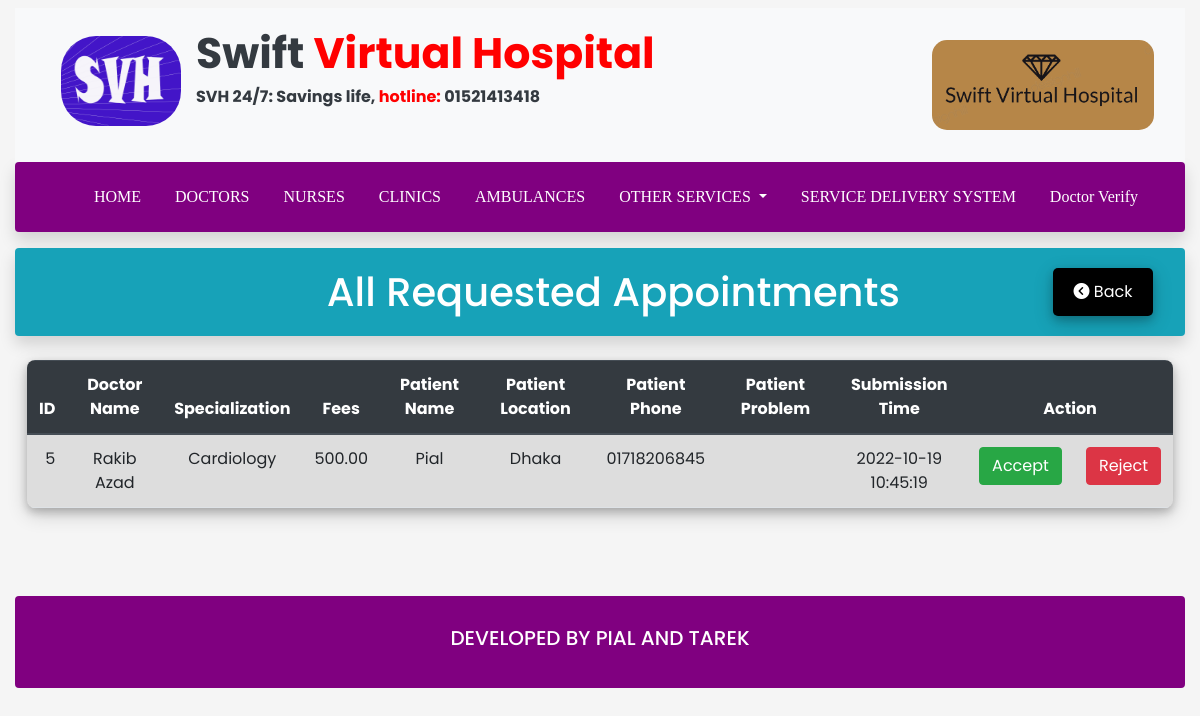
The page /sds/serviceManage/requestedAppointments.php on the database as committed earlier.
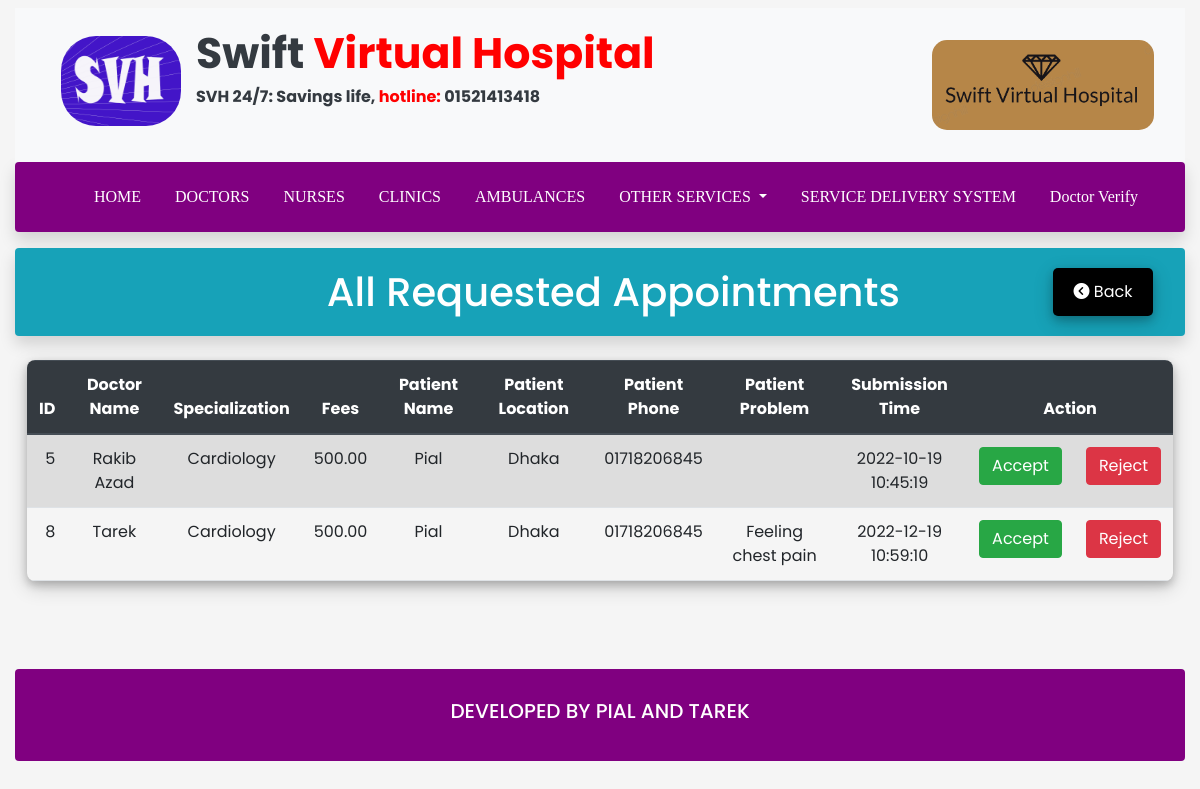
The same page on the database as committed later.
### tables this page shows
CREATE TABLE `appointmentrequest` (
  `appointmentrequest_id` int(11) NOT NULL,
  `clinicid` int(11) NOT NULL,
  `doctorid` int(11) NOT NULL,
  `userid` int(11) NOT NULL,
  `symptom` varchar(50) NOT NULL,
  `problem` longtext NOT NULL,
  `time` datetime NOT NULL,
  `appointmenttime` datetime NOT NULL DEFAULT current_timestamp(),
  `status` varchar(50) NOT NULL DEFAULT 'pending',
  `finished` varchar(5) NOT NULL DEFAULT 'no'
);

CREATE TABLE `doctor` (
  `id` int(11) NOT NULL,
  `name` varchar(50) NOT NULL,
  `bmdcreg` int(11) NOT NULL,
  `phoneNumber` varchar(20) NOT NULL,
  `dob` date NOT NULL,
  `gender` varchar(20) NOT NULL,
  `specialization` varchar(50) NOT NULL,
  `designation` varchar(50) NOT NULL,
  `fees` double NOT NULL,
  `location` varchar(20) NOT NULL,
  `verified` varchar(5) NOT NULL DEFAULT 'no'
);

CREATE TABLE `userinfo` (
  `id` int(11) NOT NULL,
  `username` varchar(50) NOT NULL,
  `name` varchar(50) NOT NULL,
  `age` int(11) NOT NULL,
  `gender` varchar(20) NOT NULL,
  `phone` varchar(20) NOT NULL,
  `location` varchar(50) NOT NULL
);

### sds/serviceManage/requestedAppointments.php (the view, shortened to what this page needs)
<!DOCTYPE html>
<html lang="en">
<head>
    <link href="https://cdn.jsdelivr.net/npm/bootstrap@5.1.3/dist/css/bootstrap.min.css" rel="stylesheet"
>
    <link rel="stylesheet" href="../../css/bootstrap.min.css">
    <link rel="stylesheet" href="../../js/bootstrap.min.js">
    <link rel="stylesheet" href="https://cdnjs.cloudflare.com/ajax/libs/font-awesome/4.7.0/css/font-awesome.min.css">
    <link rel="stylesheet" href="../../css/newcss.css">
    <link rel="stylesheet" href="../../css/inputFormNew.css">
</head>
<body class="container-fluid">
<?php
    include('../../navbar.php');
?>
  <section id="news" class="container-xxl d-flex justify-content-between mb-4 rounded bg-info shadow">
<div>
</div>
    <div>
    <h1 class="text-center text-white header-font mt-4">All Requested Appointments</h1>
    </div>
    <div>
    <button type = "button" class="btn-back" onclick="history.back()"><i class="fa-solid fa-circle-chevron-left"></i> Back </button>
    </div>
</section>
<div class="container-xxl" style="border-radius: 15px; ">
<table class="table table-striped table-borderd text-center  mx-auto  table-hover" style="border-radius: .5em;
overflow: hidden;  box-shadow: 0 4px 8px 0 rgba(0, 0, 0, 0.2), 0 6px 20px 0 rgba(0, 0, 0, 0.19);">
        <thead class="thead-dark">
        <tr>
            <th>ID</th>
            <th>Doctor Name</th>
            <th>Specialization</th>
            <th>Fees</th>
            <th>Patient Name</th>
            <th>Patient Location</th>
            <th>Patient Phone</th>
            <th>Patient Problem</th>
            <th>Submission Time</th>
            <th colspan = "2">Action</th>
        </tr>
        </thead>
    <?php
        include('../../connect.php');
        $sql = "SELECT appointmentrequest.appointmentrequest_id as apt_id,  doctor.id as d_id, doctor.name as d_name, doctor.specialization as d_sp, doctor.fees as d_fees, userinfo.id as u_id, userinfo.name as u_name, userinfo.location as u_loc, userinfo.phone as u_phn, appointmentrequest.problem as apt_prob, appointmentrequest.time as apt_time, appointmentrequest.status as apt_status
        FROM appointmentrequest
        -- JOIN clinic ON clinic.id = appointmentrequest.clinicid
        JOIN doctor ON doctor.id = appointmentrequest.doctorid
        JOIN userinfo ON userinfo.id = appointmentrequest.userid
        WHERE appointmentrequest.status = 'pending' ";
        $result = $conn->query($sql);
        if ($result->num_rows > 0) {
            while($row = $result->fetch_assoc()) {
                echo"<tr>";
                echo "<td align=right>". $row["apt_id"]. "</td>".
                    "<td>". $row["d_name"]. "</td>" .
                    "<td>". $row["d_sp"]. "</td>" .
                    "<td align=right>". number_format($row["d_fees"],2) . "</td>".
                    "<td>". $row["u_name"] . "</td>".
                    "<td>". $row["u_loc"] . "</td>".
                    "<td>". $row["u_phn"] . "</td>".
                    "<td>". $row["apt_prob"] . "</td>".
                    "<td>". $row["apt_time"] . "</td>".
                    "<td> <a class='btn btn-success' href=acceptAppointmentRequest.php?aid=".$row['apt_id']." role='button'>Accept</a> </td>".
                    "<td> <a class='btn btn-danger' href=rejectAppointmentRequest.php?aid=".$row['apt_id']." role='button'>Reject</a> </td>"
                    ;
                echo"</tr>";
            }
        } else {
            echo "0 results";
        }
    ?>
    </table>
</div>
<br>
<br>
<br>
<?php
include('../../footer.php');
?>
</body>
</html>

### navbar.php (shortened to what this page needs)
<nav class="navbar navbar-light bg-light mt-2 ">
        <div class="container-fluid d-flex justify-content-between d-inline">
            <div class="flex">
                <a class="navbar-brand text-dark align-items-center" href="/virtualHospital">
                    <div class="d-flex flex-row">
                            <div>
                            <img class="logo" src="/virtualHospital/img/svh1.png" alt="">
                            </div>
                            <div class="" >
                        <b style="font-size: 32pt; mb-0">Swift<span style="color: red;font-size: 32pt; "> Virtual Hospital</span> <p class="mt-0">SVH 24/7: Savings life, <span style="color:red;">hotline:</span>  01521413418 </p> </b>
                        </div>
                    </div>
                </a>
            </div>
                <img class="" style="width: 20%; height: 20%;border-radius: 15px; " src="/virtualHospital/img/svh6.png" alt="logo">
        </div>
 </nav>
    <nav style="background-color: purple; color: white; margin:0;  " class="shadow rounded">
        <div class="container-fluid">
            <div class="container-fluid py-0" style="" >
                <ul style="color: white; font-family: 'DynaPuff', cursive; " class="navdecor">
                    <li class="nav-item">
                        <a class="nav-link text-white" href="/virtualHospital/index.php">HOME</a>
                    </li>
                    <li class="nav-item ">
                        <a class="nav-link text-white" href="/virtualHospital/doctor/doctor.php">DOCTORS</a>
                    </li>
                    <li class="nav-item">
                        <a class="nav-link text-white" href="/virtualHospital/nurse/nurse.php">NURSES</a>
                    </li>
                    <li class="nav-item">
                        <a class="nav-link text-white" href="/virtualHospital/clinic/clinic.php">CLINICS</a>
                    </li>
                    <li class="nav-item">
                        <a class="nav-link text-white" href="/virtualHospital/ambulance/ambulance.php">AMBULANCES</a>
                    </li>
                    <li class="nav-item dropdown">
                        <a class="nav-link dropdown-toggle text-white" href="#" id="navbarDropdown" role="button"
                            data-bs-toggle="dropdown" aria-expanded="false">
                            OTHER SERVICES
                        </a>
                    </li>
                    <li class="nav-item">
                        <a class="nav-link text-white" href="/virtualHospital/sds/sds.php">SERVICE DELIVERY SYSTEM</a>
                    </li>
                    <li class="nav-item">
                        <a class="nav-link text-white" href="/virtualHospital/sds/serviceManage/doctorVerifyReq.php">Doctor Verify</a>
                    </li>
                </ul>
            </div>
        </div>
    </nav>

### footer.php
<footer class="container-fluid rounded">
    <div class="footer-end text-center">
        <h5 style="color: white;">DEVELOPED BY PIAL AND TAREK</h5>
    </div>
</footer>

### css/newcss.css (style rules this page uses)
body { font-family: 'Poppins', sans-serif; margin: 0; padding: 0; }
button.btn-back { margin: 20px; background-color: black; border-radius: 5px; border: none; color: white; padding: 12px 16px; font-size: 16px; cursor: pointer; width: 100px; box-shadow: 0 4px 8px 0 rgba(0, 0, 0, 0.2), 0 6px 20px 0 rgba(0, 0, 0, 0.19); }
a { text-decoration: none; color: black; }
h1 { line-height: 1; }
p { font-size: 16px; margin-bottom: 40px; }
span { color: red; }
.logo { width: 200px; padding: 15px; height: 100px; border-radius: 20px; }
footer { background: purple; color: white; width: 100%; display: flex; flex-direction: column; justify-content: flex-start; align-items: center; padding-bottom: 30px; padding-top: 30px; }
body { background-color: #F5F5F5; }
ul { display: flex; justify-content: flex-start; }
.logo { width: 150px; height: 120px; border-radius: 50px; }
.navdecor { list-style: none; height: 70px; align-items: center; justify-content: space-around; }

Rows that differ between the two databases and show on the page:
added appointmentrequest: appointmentrequest_id "8", doctorid.name "Tarek", doctorid.specialization "Cardiology", doctorid.fees "500.00", userinfo.name "Pial", userinfo.location "Dhaka", userinfo.phone "01718206845", problem "Feeling chest pain", time "2022-12-19 10:59:10"
